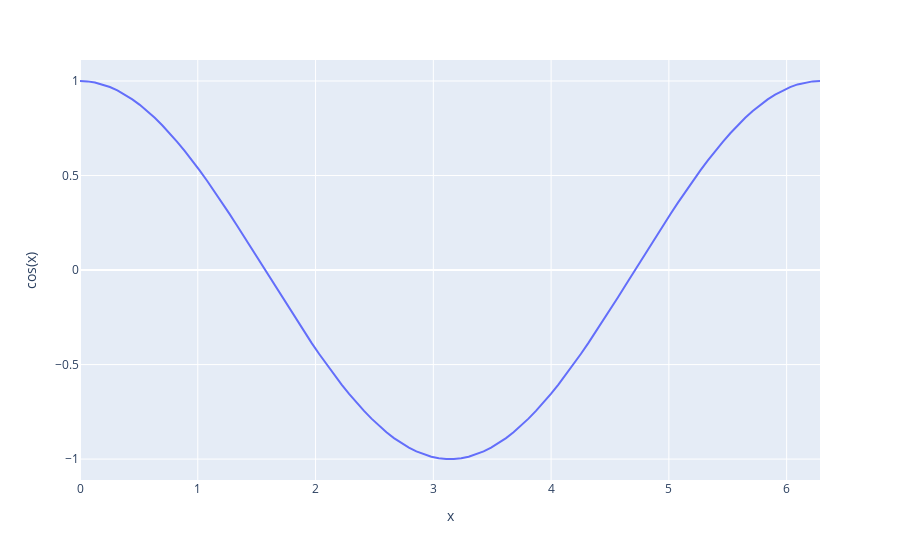

The code cell stored with this chart in its notebook:
### Markdown cell above
## Basic

### Code cell
fig = px.line(
    x=x,
    y=y,
    labels={"x": "x", "y": "cos(x)"}
)
fig.show()
